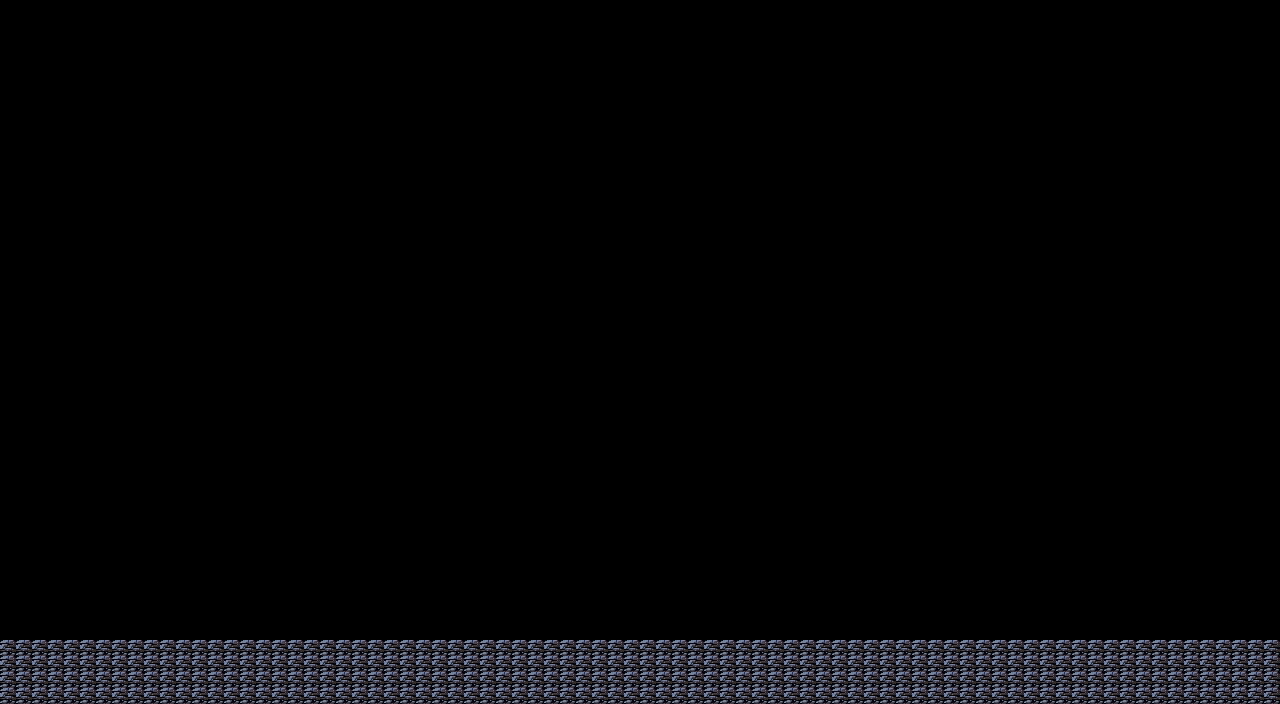

A level layout from a 2D game, rendered from its tile map. Below: a short description, then the map file with its tile-grid data intact:
An orthogonal 80x44 tile map with 16x16 px tiles, 1 tile layer (Collision).

<map version="1.10" tiledversion="1.10.2" orientation="orthogonal" renderorder="right-down" width="80" height="44" tilewidth="16" tileheight="16" infinite="0" nextlayerid="2" nextobjectid="1">
 <tileset firstgid="1" source="../tileset/tileset.tsx" />
 <layer id="1" name="Collision" width="80" height="44">
  <data encoding="csv">
0,0,0,0,0,0,0,0,0,0,0,0,0,0,0,0,0,0,0,0,0,0,0,0,0,0,0,0,0,0,0,0,0,0,0,0,0,0,0,0,0,0,0,0,0,0,0,0,0,0,0,0,0,0,0,0,0,0,0,0,0,0,0,0,0,0,0,0,0,0,0,0,0,0,0,0,0,0,0,0,
0,0,0,0,0,0,0,0,0,0,0,0,0,0,0,0,0,0,0,0,0,0,0,0,0,0,0,0,0,0,0,0,0,0,0,0,0,0,0,0,0,0,0,0,0,0,0,0,0,0,0,0,0,0,0,0,0,0,0,0,0,0,0,0,0,0,0,0,0,0,0,0,0,0,0,0,0,0,0,0,
0,0,0,0,0,0,0,0,0,0,0,0,0,0,0,0,0,0,0,0,0,0,0,0,0,0,0,0,0,0,0,0,0,0,0,0,0,0,0,0,0,0,0,0,0,0,0,0,0,0,0,0,0,0,0,0,0,0,0,0,0,0,0,0,0,0,0,0,0,0,0,0,0,0,0,0,0,0,0,0,
0,0,0,0,0,0,0,0,0,0,0,0,0,0,0,0,0,0,0,0,0,0,0,0,0,0,0,0,0,0,0,0,0,0,0,0,0,0,0,0,0,0,0,0,0,0,0,0,0,0,0,0,0,0,0,0,0,0,0,0,0,0,0,0,0,0,0,0,0,0,0,0,0,0,0,0,0,0,0,0,
0,0,0,0,0,0,0,0,0,0,0,0,0,0,0,0,0,0,0,0,0,0,0,0,0,0,0,0,0,0,0,0,0,0,0,0,0,0,0,0,0,0,0,0,0,0,0,0,0,0,0,0,0,0,0,0,0,0,0,0,0,0,0,0,0,0,0,0,0,0,0,0,0,0,0,0,0,0,0,0,
0,0,0,0,0,0,0,0,0,0,0,0,0,0,0,0,0,0,0,0,0,0,0,0,0,0,0,0,0,0,0,0,0,0,0,0,0,0,0,0,0,0,0,0,0,0,0,0,0,0,0,0,0,0,0,0,0,0,0,0,0,0,0,0,0,0,0,0,0,0,0,0,0,0,0,0,0,0,0,0,
0,0,0,0,0,0,0,0,0,0,0,0,0,0,0,0,0,0,0,0,0,0,0,0,0,0,0,0,0,0,0,0,0,0,0,0,0,0,0,0,0,0,0,0,0,0,0,0,0,0,0,0,0,0,0,0,0,0,0,0,0,0,0,0,0,0,0,0,0,0,0,0,0,0,0,0,0,0,0,0,
0,0,0,0,0,0,0,0,0,0,0,0,0,0,0,0,0,0,0,0,0,0,0,0,0,0,0,0,0,0,0,0,0,0,0,0,0,0,0,0,0,0,0,0,0,0,0,0,0,0,0,0,0,0,0,0,0,0,0,0,0,0,0,0,0,0,0,0,0,0,0,0,0,0,0,0,0,0,0,0,
0,0,0,0,0,0,0,0,0,0,0,0,0,0,0,0,0,0,0,0,0,0,0,0,0,0,0,0,0,0,0,0,0,0,0,0,0,0,0,0,0,0,0,0,0,0,0,0,0,0,0,0,0,0,0,0,0,0,0,0,0,0,0,0,0,0,0,0,0,0,0,0,0,0,0,0,0,0,0,0,
0,0,0,0,0,0,0,0,0,0,0,0,0,0,0,0,0,0,0,0,0,0,0,0,0,0,0,0,0,0,0,0,0,0,0,0,0,0,0,0,0,0,0,0,0,0,0,0,0,0,0,0,0,0,0,0,0,0,0,0,0,0,0,0,0,0,0,0,0,0,0,0,0,0,0,0,0,0,0,0,
0,0,0,0,0,0,0,0,0,0,0,0,0,0,0,0,0,0,0,0,0,0,0,0,0,0,0,0,0,0,0,0,0,0,0,0,0,0,0,0,0,0,0,0,0,0,0,0,0,0,0,0,0,0,0,0,0,0,0,0,0,0,0,0,0,0,0,0,0,0,0,0,0,0,0,0,0,0,0,0,
0,0,0,0,0,0,0,0,0,0,0,0,0,0,0,0,0,0,0,0,0,0,0,0,0,0,0,0,0,0,0,0,0,0,0,0,0,0,0,0,0,0,0,0,0,0,0,0,0,0,0,0,0,0,0,0,0,0,0,0,0,0,0,0,0,0,0,0,0,0,0,0,0,0,0,0,0,0,0,0,
0,0,0,0,0,0,0,0,0,0,0,0,0,0,0,0,0,0,0,0,0,0,0,0,0,0,0,0,0,0,0,0,0,0,0,0,0,0,0,0,0,0,0,0,0,0,0,0,0,0,0,0,0,0,0,0,0,0,0,0,0,0,0,0,0,0,0,0,0,0,0,0,0,0,0,0,0,0,0,0,
0,0,0,0,0,0,0,0,0,0,0,0,0,0,0,0,0,0,0,0,0,0,0,0,0,0,0,0,0,0,0,0,0,0,0,0,0,0,0,0,0,0,0,0,0,0,0,0,0,0,0,0,0,0,0,0,0,0,0,0,0,0,0,0,0,0,0,0,0,0,0,0,0,0,0,0,0,0,0,0,
0,0,0,0,0,0,0,0,0,0,0,0,0,0,0,0,0,0,0,0,0,0,0,0,0,0,0,0,0,0,0,0,0,0,0,0,0,0,0,0,0,0,0,0,0,0,0,0,0,0,0,0,0,0,0,0,0,0,0,0,0,0,0,0,0,0,0,0,0,0,0,0,0,0,0,0,0,0,0,0,
0,0,0,0,0,0,0,0,0,0,0,0,0,0,0,0,0,0,0,0,0,0,0,0,0,0,0,0,0,0,0,0,0,0,0,0,0,0,0,0,0,0,0,0,0,0,0,0,0,0,0,0,0,0,0,0,0,0,0,0,0,0,0,0,0,0,0,0,0,0,0,0,0,0,0,0,0,0,0,0,
0,0,0,0,0,0,0,0,0,0,0,0,0,0,0,0,0,0,0,0,0,0,0,0,0,0,0,0,0,0,0,0,0,0,0,0,0,0,0,0,0,0,0,0,0,0,0,0,0,0,0,0,0,0,0,0,0,0,0,0,0,0,0,0,0,0,0,0,0,0,0,0,0,0,0,0,0,0,0,0,
0,0,0,0,0,0,0,0,0,0,0,0,0,0,0,0,0,0,0,0,0,0,0,0,0,0,0,0,0,0,0,0,0,0,0,0,0,0,0,0,0,0,0,0,0,0,0,0,0,0,0,0,0,0,0,0,0,0,0,0,0,0,0,0,0,0,0,0,0,0,0,0,0,0,0,0,0,0,0,0,
0,0,0,0,0,0,0,0,0,0,0,0,0,0,0,0,0,0,0,0,0,0,0,0,0,0,0,0,0,0,0,0,0,0,0,0,0,0,0,0,0,0,0,0,0,0,0,0,0,0,0,0,0,0,0,0,0,0,0,0,0,0,0,0,0,0,0,0,0,0,0,0,0,0,0,0,0,0,0,0,
0,0,0,0,0,0,0,0,0,0,0,0,0,0,0,0,0,0,0,0,0,0,0,0,0,0,0,0,0,0,0,0,0,0,0,0,0,0,0,0,0,0,0,0,0,0,0,0,0,0,0,0,0,0,0,0,0,0,0,0,0,0,0,0,0,0,0,0,0,0,0,0,0,0,0,0,0,0,0,0,
0,0,0,0,0,0,0,0,0,0,0,0,0,0,0,0,0,0,0,0,0,0,0,0,0,0,0,0,0,0,0,0,0,0,0,0,0,0,0,0,0,0,0,0,0,0,0,0,0,0,0,0,0,0,0,0,0,0,0,0,0,0,0,0,0,0,0,0,0,0,0,0,0,0,0,0,0,0,0,0,
0,0,0,0,0,0,0,0,0,0,0,0,0,0,0,0,0,0,0,0,0,0,0,0,0,0,0,0,0,0,0,0,0,0,0,0,0,0,0,0,0,0,0,0,0,0,0,0,0,0,0,0,0,0,0,0,0,0,0,0,0,0,0,0,0,0,0,0,0,0,0,0,0,0,0,0,0,0,0,0,
0,0,0,0,0,0,0,0,0,0,0,0,0,0,0,0,0,0,0,0,0,0,0,0,0,0,0,0,0,0,0,0,0,0,0,0,0,0,0,0,0,0,0,0,0,0,0,0,0,0,0,0,0,0,0,0,0,0,0,0,0,0,0,0,0,0,0,0,0,0,0,0,0,0,0,0,0,0,0,0,
0,0,0,0,0,0,0,0,0,0,0,0,0,0,0,0,0,0,0,0,0,0,0,0,0,0,0,0,0,0,0,0,0,0,0,0,0,0,0,0,0,0,0,0,0,0,0,0,0,0,0,0,0,0,0,0,0,0,0,0,0,0,0,0,0,0,0,0,0,0,0,0,0,0,0,0,0,0,0,0,
0,0,0,0,0,0,0,0,0,0,0,0,0,0,0,0,0,0,0,0,0,0,0,0,0,0,0,0,0,0,0,0,0,0,0,0,0,0,0,0,0,0,0,0,0,0,0,0,0,0,0,0,0,0,0,0,0,0,0,0,0,0,0,0,0,0,0,0,0,0,0,0,0,0,0,0,0,0,0,0,
0,0,0,0,0,0,0,0,0,0,0,0,0,0,0,0,0,0,0,0,0,0,0,0,0,0,0,0,0,0,0,0,0,0,0,0,0,0,0,0,0,0,0,0,0,0,0,0,0,0,0,0,0,0,0,0,0,0,0,0,0,0,0,0,0,0,0,0,0,0,0,0,0,0,0,0,0,0,0,0,
0,0,0,0,0,0,0,0,0,0,0,0,0,0,0,0,0,0,0,0,0,0,0,0,0,0,0,0,0,0,0,0,0,0,0,0,0,0,0,0,0,0,0,0,0,0,0,0,0,0,0,0,0,0,0,0,0,0,0,0,0,0,0,0,0,0,0,0,0,0,0,0,0,0,0,0,0,0,0,0,
0,0,0,0,0,0,0,0,0,0,0,0,0,0,0,0,0,0,0,0,0,0,0,0,0,0,0,0,0,0,0,0,0,0,0,0,0,0,0,0,0,0,0,0,0,0,0,0,0,0,0,0,0,0,0,0,0,0,0,0,0,0,0,0,0,0,0,0,0,0,0,0,0,0,0,0,0,0,0,0,
0,0,0,0,0,0,0,0,0,0,0,0,0,0,0,0,0,0,0,0,0,0,0,0,0,0,0,0,0,0,0,0,0,0,0,0,0,0,0,0,0,0,0,0,0,0,0,0,0,0,0,0,0,0,0,0,0,0,0,0,0,0,0,0,0,0,0,0,0,0,0,0,0,0,0,0,0,0,0,0,
0,0,0,0,0,0,0,0,0,0,0,0,0,0,0,0,0,0,0,0,0,0,0,0,0,0,0,0,0,0,0,0,0,0,0,0,0,0,0,0,0,0,0,0,0,0,0,0,0,0,0,0,0,0,0,0,0,0,0,0,0,0,0,0,0,0,0,0,0,0,0,0,0,0,0,0,0,0,0,0,
0,0,0,0,0,0,0,0,0,0,0,0,0,0,0,0,0,0,0,0,0,0,0,0,0,0,0,0,0,0,0,0,0,0,0,0,0,0,0,0,0,0,0,0,0,0,0,0,0,0,0,0,0,0,0,0,0,0,0,0,0,0,0,0,0,0,0,0,0,0,0,0,0,0,0,0,0,0,0,0,
0,0,0,0,0,0,0,0,0,0,0,0,0,0,0,0,0,0,0,0,0,0,0,0,0,0,0,0,0,0,0,0,0,0,0,0,0,0,0,0,0,0,0,0,0,0,0,0,0,0,0,0,0,0,0,0,0,0,0,0,0,0,0,0,0,0,0,0,0,0,0,0,0,0,0,0,0,0,0,0,
0,0,0,0,0,0,0,0,0,0,0,0,0,0,0,0,0,0,0,0,0,0,0,0,0,0,0,0,0,0,0,0,0,0,0,0,0,0,0,0,0,0,0,0,0,0,0,0,0,0,0,0,0,0,0,0,0,0,0,0,0,0,0,0,0,0,0,0,0,0,0,0,0,0,0,0,0,0,0,0,
0,0,0,0,0,0,0,0,0,0,0,0,0,0,0,0,0,0,0,0,0,0,0,0,0,0,0,0,0,0,0,0,0,0,0,0,0,0,0,0,0,0,0,0,0,0,0,0,0,0,0,0,0,0,0,0,0,0,0,0,0,0,0,0,0,0,0,0,0,0,0,0,0,0,0,0,0,0,0,0,
0,0,0,0,0,0,0,0,0,0,0,0,0,0,0,0,0,0,0,0,0,0,0,0,0,0,0,0,0,0,0,0,0,0,0,0,0,0,0,0,0,0,0,0,0,0,0,0,0,0,0,0,0,0,0,0,0,0,0,0,0,0,0,0,0,0,0,0,0,0,0,0,0,0,0,0,0,0,0,0,
0,0,0,0,0,0,0,0,0,0,0,0,0,0,0,0,0,0,0,0,0,0,0,0,0,0,0,0,0,0,0,0,0,0,0,0,0,0,0,0,0,0,0,0,0,0,0,0,0,0,0,0,0,0,0,0,0,0,0,0,0,0,0,0,0,0,0,0,0,0,0,0,0,0,0,0,0,0,0,0,
0,0,0,0,0,0,0,0,0,0,0,0,0,0,0,0,0,0,0,0,0,0,0,0,0,0,0,0,0,0,0,0,0,0,0,0,0,0,0,0,0,0,0,0,0,0,0,0,0,0,0,0,0,0,0,0,0,0,0,0,0,0,0,0,0,0,0,0,0,0,0,0,0,0,0,0,0,0,0,0,
0,0,0,0,0,0,0,0,0,0,0,0,0,0,0,0,0,0,0,0,0,0,0,0,0,0,0,0,0,0,0,0,0,0,0,0,0,0,0,0,0,0,0,0,0,0,0,0,0,0,0,0,0,0,0,0,0,0,0,0,0,0,0,0,0,0,0,0,0,0,0,0,0,0,0,0,0,0,0,0,
0,0,0,0,0,0,0,0,0,0,0,0,0,0,0,0,0,0,0,0,0,0,0,0,0,0,0,0,0,0,0,0,0,0,0,0,0,0,0,0,0,0,0,0,0,0,0,0,0,0,0,0,0,0,0,0,0,0,0,0,0,0,0,0,0,0,0,0,0,0,0,0,0,0,0,0,0,0,0,0,
0,0,0,0,0,0,0,0,0,0,0,0,0,0,0,0,0,0,0,0,0,0,0,0,0,0,0,0,0,0,0,0,0,0,0,0,0,0,0,0,0,0,0,0,0,0,0,0,0,0,0,0,0,0,0,0,0,0,0,0,0,0,0,0,0,0,0,0,0,0,0,0,0,0,0,0,0,0,0,0,
1,1,1,1,1,1,1,1,1,1,1,1,1,1,1,1,1,1,1,1,1,1,1,1,1,1,1,1,1,1,1,1,1,1,1,1,1,1,1,1,1,1,1,1,1,1,1,1,1,1,1,1,1,1,1,1,1,1,1,1,1,1,1,1,1,1,1,1,1,1,1,1,1,1,1,1,1,1,1,1,
1,1,1,1,1,1,1,1,1,1,1,1,1,1,1,1,1,1,1,1,1,1,1,1,1,1,1,1,1,1,1,1,1,1,1,1,1,1,1,1,1,1,1,1,1,1,1,1,1,1,1,1,1,1,1,1,1,1,1,1,1,1,1,1,1,1,1,1,1,1,1,1,1,1,1,1,1,1,1,1,
1,1,1,1,1,1,1,1,1,1,1,1,1,1,1,1,1,1,1,1,1,1,1,1,1,1,1,1,1,1,1,1,1,1,1,1,1,1,1,1,1,1,1,1,1,1,1,1,1,1,1,1,1,1,1,1,1,1,1,1,1,1,1,1,1,1,1,1,1,1,1,1,1,1,1,1,1,1,1,1,
1,1,1,1,1,1,1,1,1,1,1,1,1,1,1,1,1,1,1,1,1,1,1,1,1,1,1,1,1,1,1,1,1,1,1,1,1,1,1,1,1,1,1,1,1,1,1,1,1,1,1,1,1,1,1,1,1,1,1,1,1,1,1,1,1,1,1,1,1,1,1,1,1,1,1,1,1,1,1,1
</data>
 </layer>
</map>
